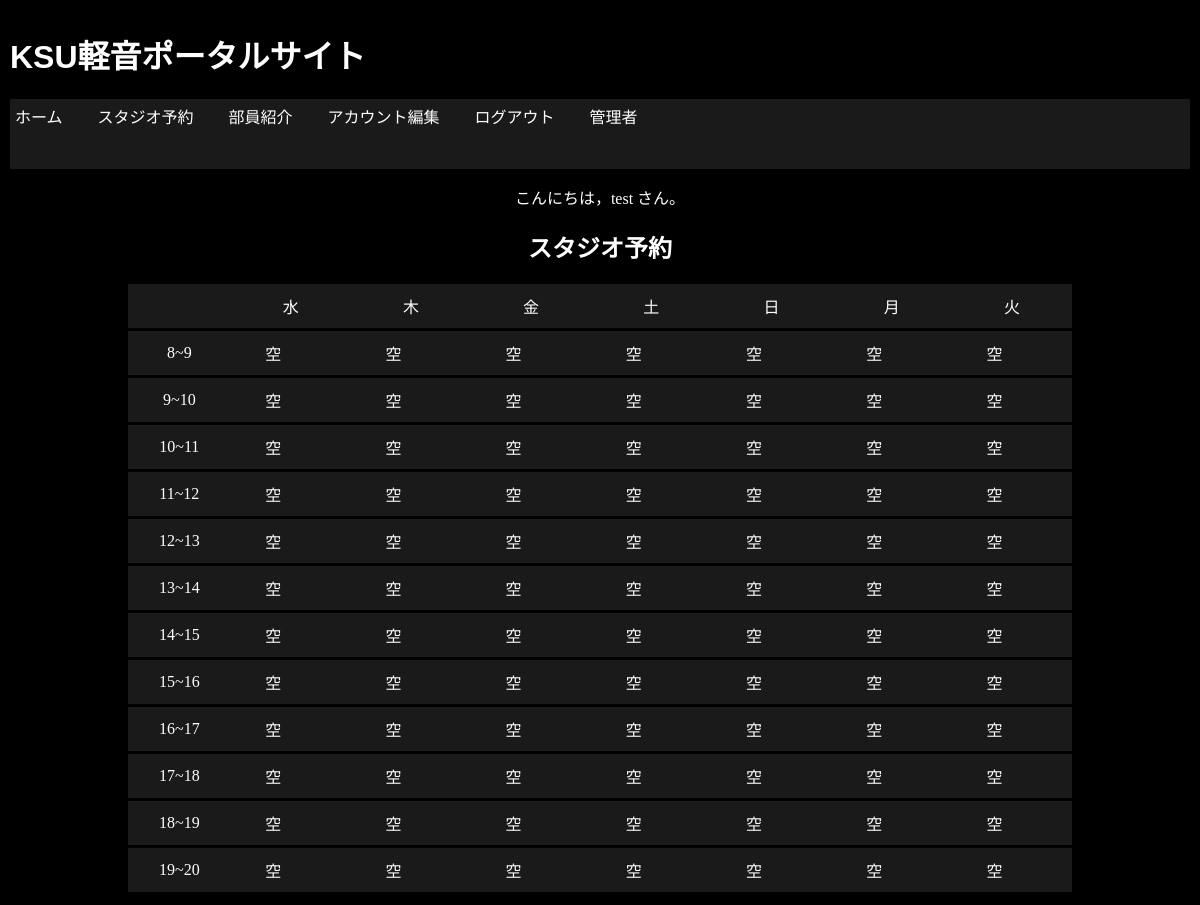
The app's page /reserve/index.php (signed in) with its own data.
### tables this page shows
CREATE TABLE reserves (
    time TEXT,
    wednesday TEXT DEFAULT '空',
    thursday TEXT DEFAULT '空',
    friday TEXT DEFAULT '空',
    saturday TEXT DEFAULT '空',
    sunday TEXT DEFAULT '空',
    monday TEXT DEFAULT '空',
    tuesday TEXT DEFAULT '空'
);

### frames/urlpointer.php (called while the page is built)
<?php
$urls = [
    "home" => "index-j.php",
    "reserve" => "reserve/index.php",
    "info" => "users/info.php",
    "login" => "users/login.php",
    "admin" => "admin/index.php",
    "edit" => "users/edit.php",
    "logout" => "users/logout.php"
];
?>

### frames/urlchanger.php (called while the page is built)
<?php
foreach ($urls as $key => $value){
    $urls[$key] = "../{$value}";
}
?>

### reserve/index.php (the view, shortened to what this page needs)
<?php
$db = new SQLite3('../keionportal.db');
$result = $db->query('SELECT * FROM reserves');
?>
<?php
require("../frames/urlpointer.php");
require("../frames/urlchanger.php");
require('../frames/header.php');
?>
<html>
<body>
    <h2>スタジオ予約</h2>
    <table>
        <tr>
            <td></td>
            <td>水</td>
            <td>木</td>
            <td>金</td>
            <td>土</td>
            <td>日</td>
            <td>月</td>
            <td>火</td>
        </tr>
        <?php
        while ($row = $result->fetchArray(SQLITE3_ASSOC)) {
            echo "<tr>";
            echo '<td>' . $row['time'] . "</td>";
            echo "<td>" . '<a href="./confirm.php?date=wednesday&time=' . $row['time'] . '">' . $row['wednesday'] . "</a></td>";
            echo "<td>" . '<a href="./confirm.php?date=thursday&time=' . $row['time'] . '">' . $row['thursday'] . "</a></td>";
            echo "<td>" . '<a href="./confirm.php?date=friday&time=' . $row['time'] . '">' . $row['friday'] . "</a></td>";
            echo "<td>" . '<a href="./confirm.php?date=saturday&time=' . $row['time'] . '">' . $row['saturday'] . "</a></td>";
            echo "<td>" . '<a href="./confirm.php?date=sunday&time=' . $row['time'] . '">' . $row['sunday'] . "</a></td>";
            echo "<td>" . '<a href="./confirm.php?date=monday&time=' . $row['time'] . '">' . $row['monday'] . "</a></td>";
            echo "<td>" . '<a href="./confirm.php?date=tuesday&time=' . $row['time'] . '">' . $row['tuesday'] . "</a></td>";
            echo "</tr>";
        }
        ?>
    </table>
</body>
</html>

### frames/header.php (shortened to what this page needs)
<!DOCTYPE html>
<html lang="ja">
<head>
    <link rel="stylesheet" href="..\style.css">
    <link rel="stylesheet" href=".\style.css">
    <link rel="stylesheet" href=".\frames\style.css">
</head>
<body>
    <div id="header">
        <h1 class="title"><a href="<?php echo $urls["home"]; ?>">KSU軽音ポータルサイト</a></h1>
    </div>
    <ul class="navi">
        <li><a href="<?php echo $urls["home"]; ?>">ホーム</a></li>
        <li><a href="<?php echo $urls["reserve"]; ?>">スタジオ予約</a></li>
        <li><a href="<?php echo $urls["info"]; ?>">部員紹介</a></li>
        <?php
        if (!$_SESSION){
            echo '<li><a href="';
            echo $urls['login'];
            echo '">ログイン</a></li>';
        }else{
            echo '<li><a href="';
            echo $urls['edit'];
            echo '">アカウント編集</a></li>';
            echo '<li><a href="';
            echo $urls['logout'];
            echo '">ログアウト</a></li>';
        }
        ?>
        <li><a href="<?php echo $urls["admin"]; ?>">管理者</a></li>
    </ul>
    <?php
    if ($_SESSION){
        $message = "こんにちは，{$_SESSION['name']} さん。";
    }
    ?>
    <?php
    echo '<p>'. $message .'</p>';
    ?>
</body>
</html>

### style.css (style rules this page uses)
body { background-color: #000000; margin: 0; color: white; font-family:'ＭＳ 明朝'; padding-bottom: 30px; padding: 10px; padding-right: 10px; text-align: center; }
h1 { font-weight: bold; font-family: 'DotGothic16', sans-serif; text-align: left; }
.navi { width: 100%; height: 70px; background-color: rgb(26, 26, 26); padding: 5px; box-sizing:border-box; font-family: sans-serif; }
ul { display: flex; }
li { list-style: none; }
a { display: block; text-decoration: none; color: white; margin-right: 35px; }
h2 { text-align: center; font-weight: bold; font-family: sans-serif; }
table { margin: auto; background-color: rgb(26, 26, 26); color:white; width: 80%; border-collapse: collapse; border:0; }
td { text-align: center; border:0; border-bottom:3px solid black; padding:10px; }

### records on screen
reserves: time "8~9", wednesday "空", thursday "空", friday "空", saturday "空", sunday "空", monday "空", tuesday "空"
reserves: time "9~10", wednesday "空", thursday "空", friday "空", saturday "空", sunday "空", monday "空", tuesday "空"
reserves: time "10~11", wednesday "空", thursday "空", friday "空", saturday "空", sunday "空", monday "空", tuesday "空"
reserves: time "11~12", wednesday "空", thursday "空", friday "空", saturday "空", sunday "空", monday "空", tuesday "空"
reserves: time "12~13", wednesday "空", thursday "空", friday "空", saturday "空", sunday "空", monday "空", tuesday "空"
reserves: time "13~14", wednesday "空", thursday "空", friday "空", saturday "空", sunday "空", monday "空", tuesday "空"
reserves: time "14~15", wednesday "空", thursday "空", friday "空", saturday "空", sunday "空", monday "空", tuesday "空"
reserves: time "15~16", wednesday "空", thursday "空", friday "空", saturday "空", sunday "空", monday "空", tuesday "空"
reserves: time "16~17", wednesday "空", thursday "空", friday "空", saturday "空", sunday "空", monday "空", tuesday "空"
reserves: time "17~18", wednesday "空", thursday "空", friday "空", saturday "空", sunday "空", monday "空", tuesday "空"
reserves: time "18~19", wednesday "空", thursday "空", friday "空", saturday "空", sunday "空", monday "空", tuesday "空"
reserves: time "19~20", wednesday "空", thursday "空", friday "空", saturday "空", sunday "空", monday "空", tuesday "空"

### other values on screen
$message "こんにちは，test さん。"
